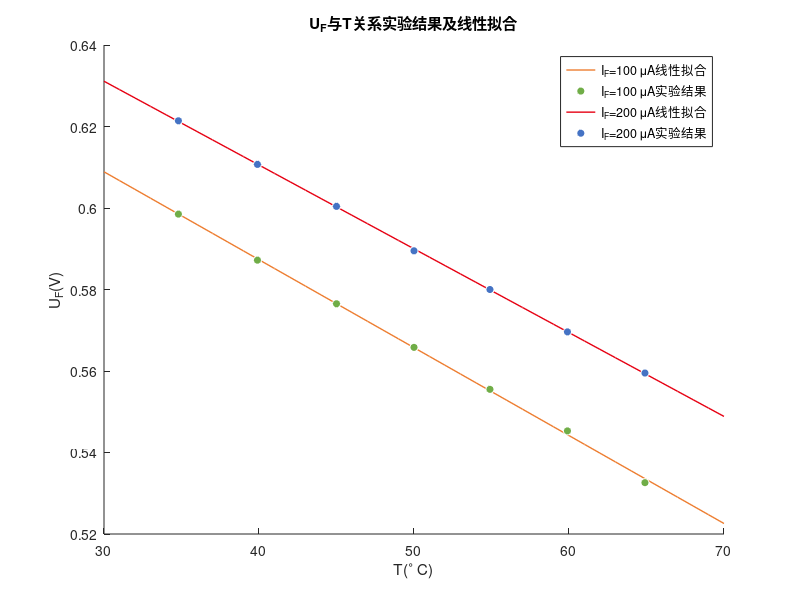

Here is the MATLAB script that generated this plot:
data = [
    34.8	0.5985	0.6214
    39.9	0.5872	0.6107
    45.0	0.5765	0.6004
    50.0	0.5658	0.5895
    54.9	0.5555	0.5800
    59.9	0.5453	0.5696
    64.9	0.5326	0.5595
    ]; % 数据可以直接从Excel粘贴

hold on% 添加新绘图时保留当前绘图

x = data(:, 1); % 提取列数据
y1 = data(:, 2);
y2 = data(:, 3);
t = 30:1:70; % 线性列表（开始：间隔：结束）

f1 = polyfit(x, y1, 1); % 多项式拟合（X，Y，次数）返回系数
p1 = polyval(f1, t); % 多项式计算（F，t）返回F在t处的值
f2 = polyfit(x, y2, 1);
p2 = polyval(f2, t);

plot(t, p1, '-', ...% 实线型
'Color', [0.93 0.49 0.19], ...% 颜色
'LineWidth', 1)% 线宽
plot(x, y1, 'o', ...% 圆形
'MarkerFaceColor', [0.44 0.68 0.28], ...% 标记填充颜色
'MarkerEdgeColor', 'w', ...% 标记边缘颜色
'MarkerSize', 6)% 标记大小
plot(t, p2, '-', ...
    'Color', [0.90 0 0.07], ...
    'LineWidth', 1)
plot(x, y2, 'o', ...
    'MarkerFaceColor', [0.27 0.45 0.77], ...
    'MarkerEdgeColor', 'w', ...
    'MarkerSize', 6)
% 绘图（X，Y，线型点型，各种选项，对应值）

axis([30 70 0.52 0.64])
xlabel('{T(^\circ C)}')% X轴标签
ylabel('{U_F(V)}')% Y轴标签
legend('{I_F=100 \muA}线性拟合', '{I_F=100 \muA}实验结果', '{I_F=200 \muA}线性拟合', '{I_F=200 \muA}实验结果')% 添加图例
title('{U_F}与{T}关系实验结果及线性拟合')% 添加标题
